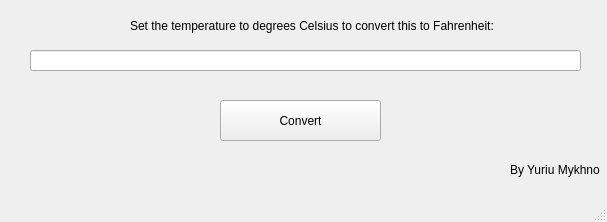
<?xml version="1.0" encoding="UTF-8"?>
<ui version="4.0">
 <class>MainWindow</class>
 <widget class="QMainWindow" name="MainWindow">
  <property name="geometry">
   <rect>
    <x>0</x>
    <y>0</y>
    <width>607</width>
    <height>222</height>
   </rect>
  </property>
  <property name="maximumSize">
   <size>
    <width>16777215</width>
    <height>16777215</height>
   </size>
  </property>
  <property name="windowTitle">
   <string>MainWindow</string>
  </property>
  <widget class="QWidget" name="centralwidget">
   <widget class="QLabel" name="label">
    <property name="geometry">
     <rect>
      <x>130</x>
      <y>0</y>
      <width>371</width>
      <height>51</height>
     </rect>
    </property>
    <property name="maximumSize">
     <size>
      <width>16777215</width>
      <height>16777215</height>
     </size>
    </property>
    <property name="text">
     <string>Set the temperature to degrees Celsius to convert this to Fahrenheit:</string>
    </property>
   </widget>
   <widget class="QLineEdit" name="lineEdit">
    <property name="geometry">
     <rect>
      <x>30</x>
      <y>50</y>
      <width>551</width>
      <height>21</height>
     </rect>
    </property>
   </widget>
   <widget class="QPushButton" name="pushButton">
    <property name="geometry">
     <rect>
      <x>220</x>
      <y>100</y>
      <width>161</width>
      <height>41</height>
     </rect>
    </property>
    <property name="text">
     <string>Convert</string>
    </property>
   </widget>
   <widget class="QLabel" name="label_2">
    <property name="geometry">
     <rect>
      <x>510</x>
      <y>160</y>
      <width>91</width>
      <height>20</height>
     </rect>
    </property>
    <property name="text">
     <string>By Yuriu Mykhno</string>
    </property>
   </widget>
  </widget>
  <widget class="QMenuBar" name="menubar">
   <property name="geometry">
    <rect>
     <x>0</x>
     <y>0</y>
     <width>607</width>
     <height>21</height>
    </rect>
   </property>
  </widget>
  <widget class="QStatusBar" name="statusbar"/>
 </widget>
 <resources/>
 <connections/>
</ui>
